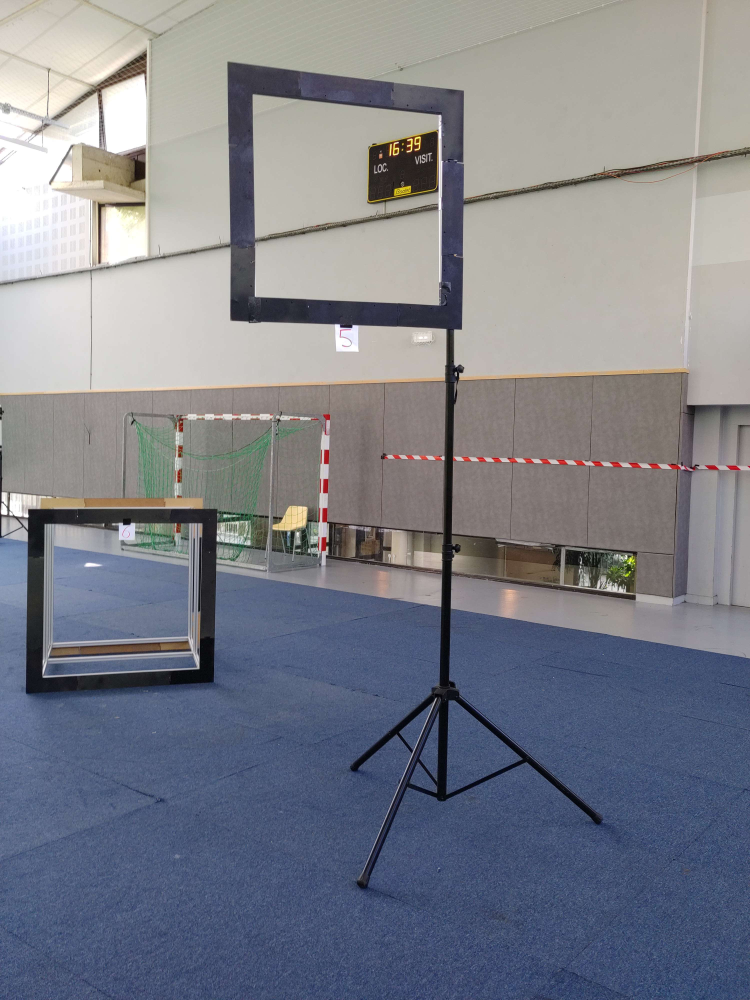
#> input picture images/window_3.jpg, 3000 x 4000 px (shown at 1/4 size); its folder holds 4 pictures in this run
$ python window_detection.py
#> lines starting #> are read from the running program, lines starting #| are printed output that depends on the picture
### utils.py
from typing import Tuple
import cv2
import numpy as np
from numba import jit


def empty(_):
    pass


class ColorDetector:
    # [39 lines left out: functions __init__, update_bounds, not called in this run]


def show_text(canvas, text: str, point: Tuple[int, int], color: Tuple[int, int, int]):
    cv2.putText(canvas, text, point, cv2.FONT_HERSHEY_SIMPLEX, 0.75, color, 1)


def downscale(image: cv2.Mat, factor: float, interpolation=cv2.INTER_LINEAR) -> cv2.Mat:

    (h, w, _) = image.shape
    new_size = (w // factor, h // factor)

    return cv2.resize(image, new_size, interpolation=interpolation)


# [6 lines left out: function show_text_box, not called in this run]

### window_detection.py
import cv2
import numpy as np
from time import perf_counter
from dataclasses import dataclass
from typing import Tuple

from tqdm import tqdm


from skimage import exposure

from utils import downscale, empty, show_text


@dataclass
class Rectangle:

    x: int
    y: int
    w: int
    h: int
    probability: float

    # [248 lines left out: functions from_sides, draw, _find_window, random_junk, lines_filter, sides_filter and 5 more, not called in this run]


def draw_rect(canvas, rect, color, **kwarg):
    cv2.rectangle(canvas, (rect[0], rect[1]), (rect[2], rect[3]), color, **kwarg)


# [169 lines left out: function process_image, not called in this run]


def main():

    selected = range(3, 7)

    cv2.namedWindow("Trackbars")
    cv2.createTrackbar("Threshold", "Trackbars", 24, 255, empty)
    cv2.createTrackbar("Min Area", "Trackbars", 65, 500, empty)
    cv2.createTrackbar("Filter Width", "Trackbars", 30, 50, empty)
    cv2.createTrackbar("Bar Width", "Trackbars", 20, 100, empty)

    cv2.createTrackbar("Min IOU x10 000", "Trackbars", 300, 10_000, empty)
    cv2.createTrackbar("Max IOU", "Trackbars", 4000, 10_000, empty)

    images = []
    for s in selected:
        file = f"./images/window_{s}.jpg"
        image = cv2.imread(file)
#> image is the input picture: shape (4000, 3000, 3); mean B, G, R 137, 127.8, 125.1
        image = downscale(image, 10)
#> in downscale, `return cv2.resize(image, new_size, interpolation=interpolation)`:
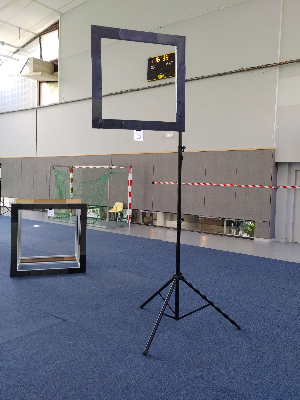
#> returned value: shape (400, 300, 3); mean of channels 0, 1, 2 137.1, 127.8, 125.2; drawn as B, G, R

        images.append((image, file))
#> pass 2 of the loop in main, `for s in selected:`:
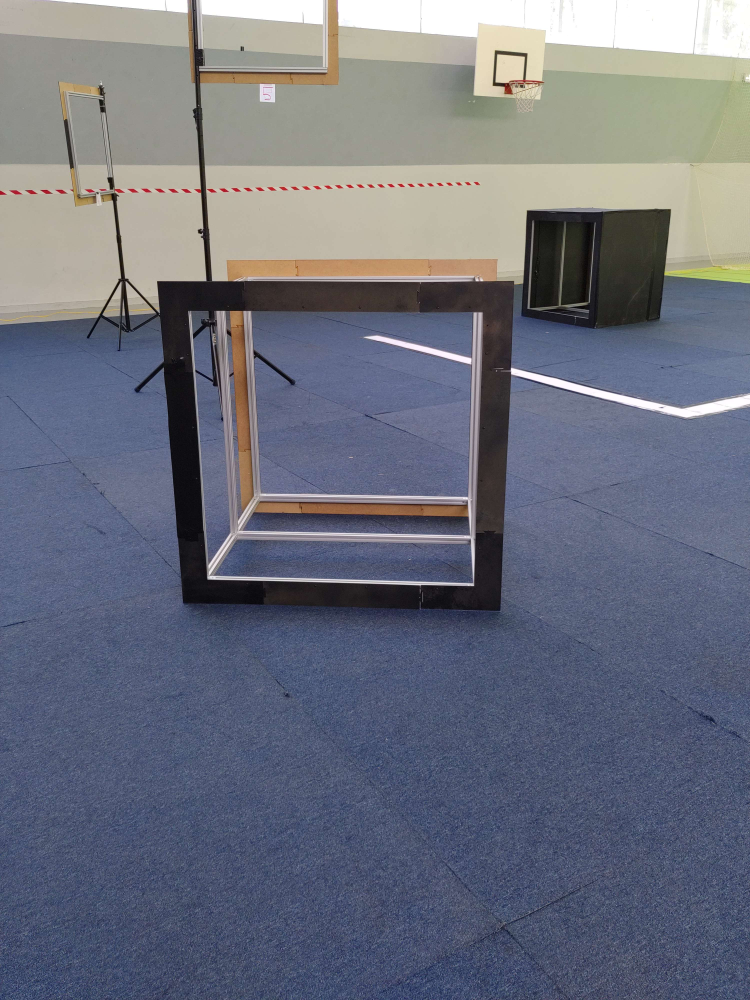
#> input picture images/window_4.jpg, 3000 x 4000 px (shown at 1/4 size)
#> in main, image is the input picture: shape (4000, 3000, 3); mean B, G, R 126, 112.4, 108.5
#> in downscale (call 2), `return cv2.resize(image, new_size, interpolation=interpolation)`:
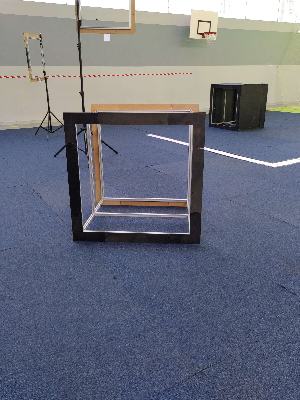
#> returned value: shape (400, 300, 3); mean of channels 0, 1, 2 126.2, 112.5, 108.7; drawn as B, G, R

    start_time = perf_counter()
    fps = 30

    while True:

        current_time = perf_counter()
        duration = current_time - start_time
        start_time = current_time

        new_fps = 1 / duration

        if abs(new_fps - fps) >= 2:
            fps = new_fps
            print(f"FPS: {fps}")

        for (i, f) in images:
            process_image(i, f)

        if cv2.waitKey(1) & 0xFF == ord("q"):
            break

    cv2.destroyAllWindows()


if __name__ == "__main__":
    import cProfile, pstats

    profiler = cProfile.Profile()
    profiler.enable()
#> (the run stopped early here; a loop or call above may not have finished)
